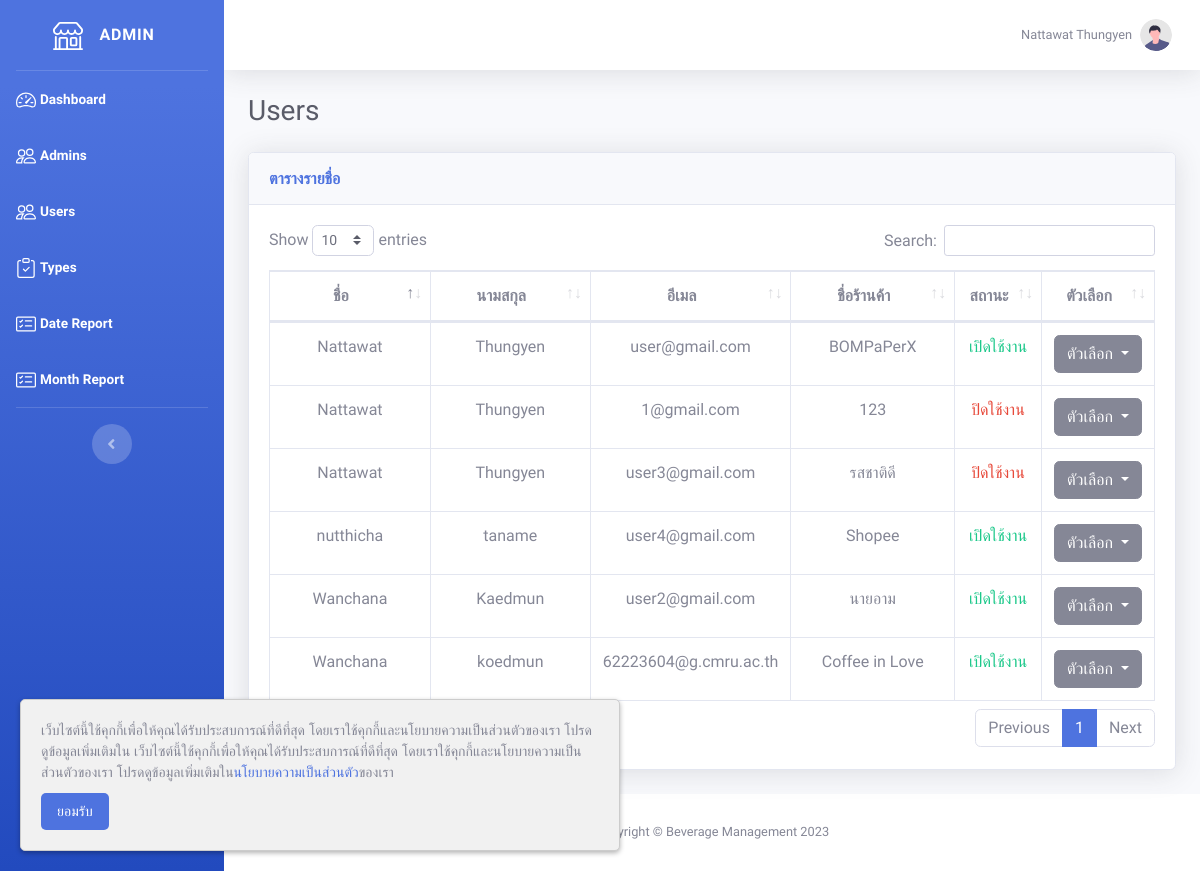
Before: /admin/user.php (signed in) with the older database file.
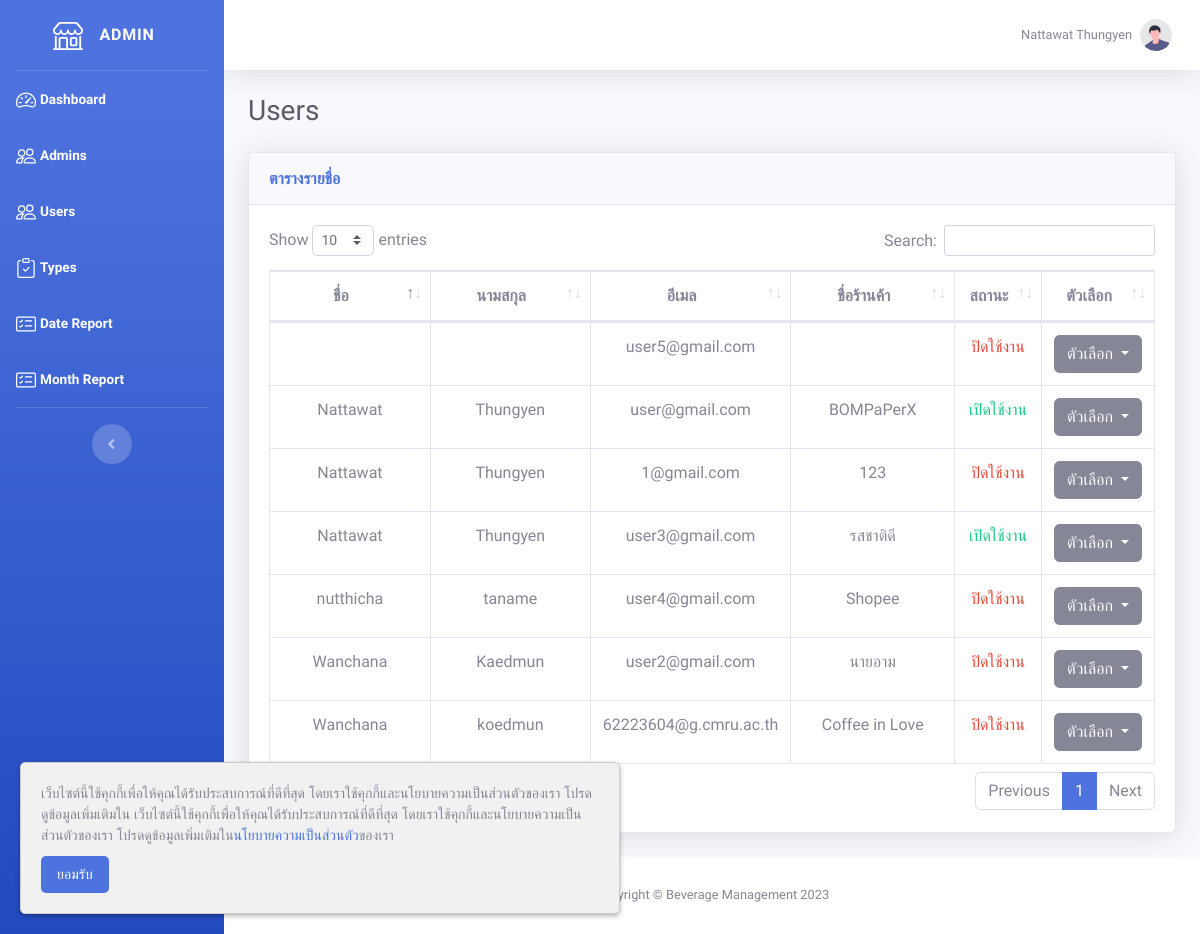
After: the same page with the newer database file.
### tables this page shows
CREATE TABLE `user` (
  `user_id` int(10) NOT NULL,
  `email` varchar(255) NOT NULL,
  `password` varchar(255) NOT NULL,
  `password_view` varchar(255) NOT NULL,
  `status` tinyint(1) NOT NULL COMMENT '0=disable\r\n1=enable',
  `agree` tinyint(1) NOT NULL,
  `firstname` varchar(255) NOT NULL,
  `lastname` varchar(255) NOT NULL,
  `id_number` varchar(13) NOT NULL,
  `phone` varchar(10) NOT NULL,
  `line` varchar(255) NOT NULL,
  `address` text NOT NULL,
  `store` varchar(255) NOT NULL,
  `description` text NOT NULL,
  `img_path` text NOT NULL
);

### admin/user.php (the view, shortened to what the changed rows need)
<!DOCTYPE html>
<html lang="en">
<?php
require '../include/connect.php';
include '../include/header.php';
$user_data = $connect->prepare("SELECT * FROM user");
$user_data->execute();
$row_user = $user_data->fetchAll(PDO::FETCH_ASSOC);
?>
<body id="page-top">
    <div id="wrapper">
        <div id="content-wrapper" class="d-flex flex-column">
            <div id="content">
                <div class="container-fluid">
                    <div class="d-sm-flex align-items-center justify-content-between mb-4">
                        <h1 class="h3 mb-0 text-gray-800">Users</h1>
                    </div>
                    <div class="card shadow mb-4">
                        <div class="card-body">
                            <div class="table-responsive">
                                <table class="table table-bordered" id="dataTable" width="100%" cellspacing="0">
                                    <thead class="text-center">
                                        <tr>
                                            <th width="20%">ชื่อ</th>
                                            <th width="20%">นามสกุล</th>
                                            <th width="20%">อีเมล</th>
                                            <th width="20%">ชื่อร้านค้า</th>
                                            <th width="10%">สถานะ</th>
                                            <th width="10%">ตัวเลือก</th>
                                        </tr>
                                    </thead>
                                    <tbody class="text-center">
                                        <?php foreach ($row_user as $row) { ?>
                                            <tr>
                                                <td><?= $row['firstname'] ?></td>
                                                <td><?= $row['lastname'] ?></td>
                                                <td><?= $row['email'] ?></td>
                                                <td><?= $row['store'] ?></td>
                                                <?php
                                                if (isset($_GET['status'])) {
                                                    if ($_GET['status'] == 'trial') {
                                                ?>
                                                        <td class="text-warning">ทดลองใช้งาน</td>
                                                    <?php
                                                    } elseif ($_GET['status'] == 'wait') {
                                                    ?>
                                                        <td class="text-warning">รอการอนุมัติ</td>
                                                        <?php
                                                    } else {
                                                        if ($row['status'] == 0) {
                                                        ?>
                                                            <td class="text-danger">ปิดใช้งาน</td>
                                                        <?php
                                                        } else {
                                                        ?>
                                                            <td class="text-success">เปิดใช้งาน</td>
                                                        <?php
                                                        }
                                                    }
                                                } else {
                                                    if ($row['status'] == 0) {
                                                        ?>
                                                        <td class="text-danger">ปิดใช้งาน</td>
                                                    <?php
                                                    } else {
                                                    ?>
                                                        <td class="text-success">เปิดใช้งาน</td>
                                                <?php
                                                    }
                                                }
                                                ?>
                                                <td>
                                                    <div class="dropdown">
                                                        <button class="btn btn-secondary dropdown-toggle" type="button" data-toggle="dropdown" aria-expanded="false">
                                                            ตัวเลือก
                                                        </button>
                                                    </div>
                                                </td>
                                            </tr>
                                        <?php } ?>
                                    </tbody>
                                </table>
                            </div>
                        </div>
                    </div>
                </div>
            </div>
        </div>
    </div>
</body>
</html>

Changed rows visible on the page:
changed user "Kaedmun": status "เปิดใช้งาน" → "ปิดใช้งาน"
changed user "koedmun": status "เปิดใช้งาน" → "ปิดใช้งาน"
changed user "user3@gmail.com": status "ปิดใช้งาน" → "เปิดใช้งาน"
changed user "nutthicha": status "เปิดใช้งาน" → "ปิดใช้งาน"
added user: email "user5@gmail.com", status "ปิดใช้งาน"
